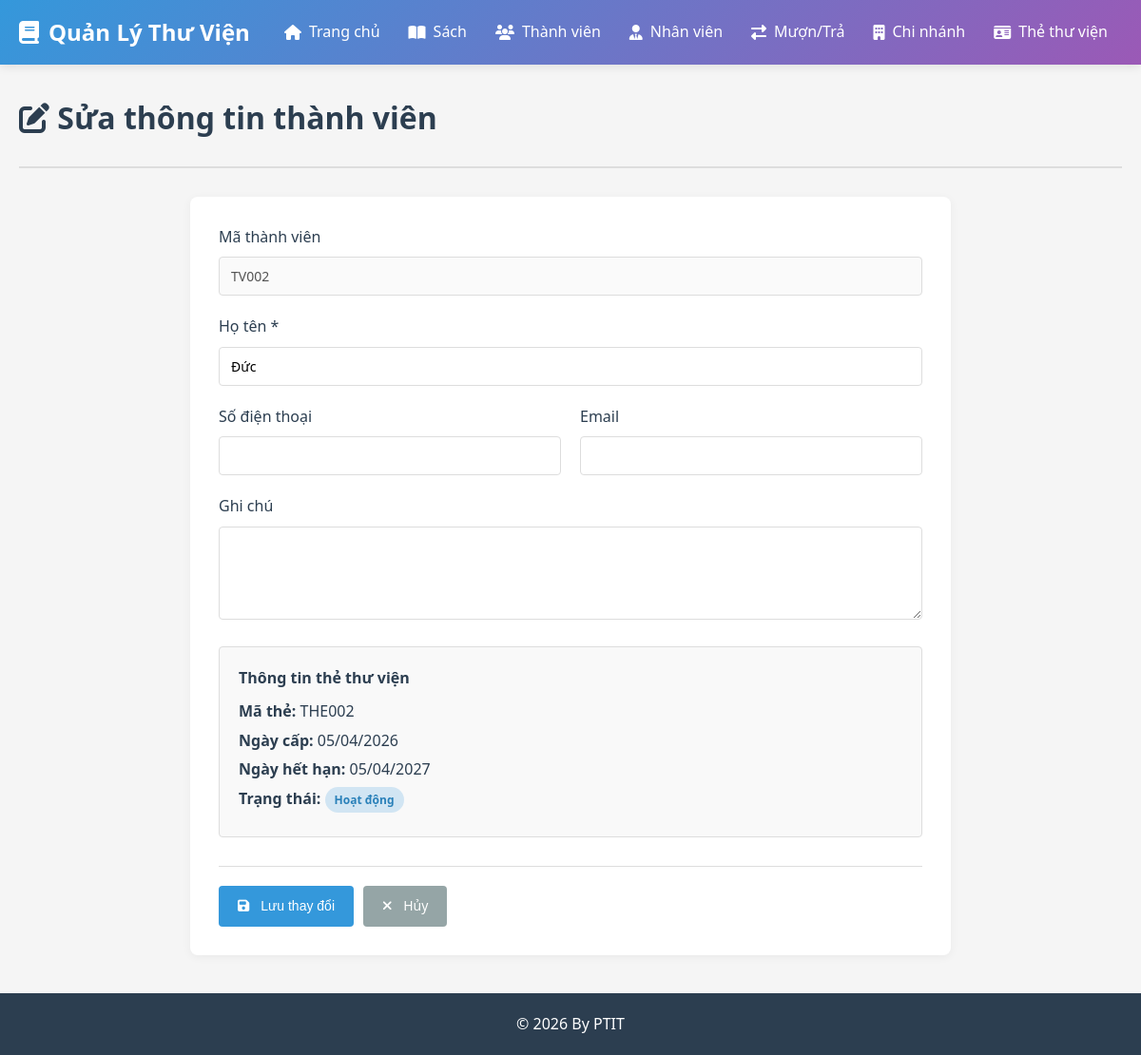
The app's page /thanh-vien/TV002/sua with its own data.
### app/models/__init__.py (models this page shows, shortened)
class ThanhVien(db.Model):
    __tablename__ = 'thanh_vien'
    ma_thanh_vien = db.Column(db.String(10), primary_key=True)
    ho_ten = db.Column(db.String(150), nullable=False)
    sdt = db.Column(db.String(15))
    email = db.Column(db.String(100))
    ngay_dang_ky = db.Column(db.Date, default=datetime.now)
    ghi_chu = db.Column(db.Text)
    is_blacklisted = db.Column(db.Boolean, default=False)
    blacklist_note = db.Column(db.String(255))
    the_thu_vien = db.relationship('TheThuVien', backref='thanh_vien', lazy=True, cascade='all, delete-orphan', uselist=False)
    don_muon = db.relationship('DonMuon', backref='thanh_vien', lazy=True, cascade='all, delete-orphan')

class TheThuVien(db.Model):
    __tablename__ = 'the_thu_vien'
    ma_the = db.Column(db.String(10), primary_key=True)
    ma_thanh_vien = db.Column(db.String(10), db.ForeignKey('thanh_vien.ma_thanh_vien'), nullable=False)
    ngay_cap = db.Column(db.Date, default=datetime.now)
    ngay_het_han = db.Column(db.Date, nullable=False)
    trang_thai = db.Column(db.String(50), default='Hoạt động')  # Hoạt động, Hết hạn, Khóa

### app/routes/__init__.py (the view, shortened to what this page needs)
@bp.route('/thanh-vien/<ma_thanh_vien>/sua', methods=['GET', 'POST'])
def sua_thanh_vien(ma_thanh_vien):
    thanh_vien = db.session.get(ThanhVien, ma_thanh_vien)
    if not thanh_vien:
        flash('Không tìm thấy thành viên', 'danger')
        return redirect(url_for('main.danh_sach_thanh_vien'))
    return render_template('thanh_vien/sua.html', thanh_vien=thanh_vien)

### app/templates/thanh_vien/sua.html (shortened to what this page needs)
{% extends "base.html" %}
{% block content %}
<div class="page-header">
    <h1><i class="fas fa-edit"></i> Sửa thông tin thành viên</h1>
</div>
<div class="form-container">
    <form method="POST" class="form">
        <div class="form-group">
            <label for="ma_thanh_vien">Mã thành viên</label>
            <input type="text" id="ma_thanh_vien" value="{{ thanh_vien.ma_thanh_vien }}" disabled>
        </div>
        <div class="form-group">
            <label for="ho_ten">Họ tên *</label>
            <input type="text" id="ho_ten" name="ho_ten" value="{{ thanh_vien.ho_ten }}" required>
        </div>
        <div class="form-row">
            <div class="form-group">
                <label for="sdt">Số điện thoại</label>
                <input type="tel" id="sdt" name="sdt" value="{{ thanh_vien.sdt or '' }}">
            </div>
            <div class="form-group">
                <label for="email">Email</label>
                <input type="email" id="email" name="email" value="{{ thanh_vien.email or '' }}">
            </div>
        </div>
        <div class="form-group">
            <label for="ghi_chu">Ghi chú</label>
            <textarea id="ghi_chu" name="ghi_chu" rows="4">{{ thanh_vien.ghi_chu or '' }}</textarea>
        </div>
        {% if thanh_vien.the_thu_vien %}
        <div class="info-box">
            <h4>Thông tin thẻ thư viện</h4>
            <p><strong>Mã thẻ:</strong> {{ thanh_vien.the_thu_vien.ma_the }}</p>
            <p><strong>Ngày cấp:</strong> {{ thanh_vien.the_thu_vien.ngay_cap.strftime('%d/%m/%Y') }}</p>
            <p><strong>Ngày hết hạn:</strong> {{ thanh_vien.the_thu_vien.ngay_het_han.strftime('%d/%m/%Y') }}</p>
            <p><strong>Trạng thái:</strong> <span class="badge badge-info">{{ thanh_vien.the_thu_vien.trang_thai }}</span></p>
        </div>
        {% endif %}
        <div class="form-actions">
            <button type="submit" class="btn btn-primary">
                <i class="fas fa-save"></i> Lưu thay đổi
            </button>
            <a href="{{ url_for('main.danh_sach_thanh_vien') }}" class="btn btn-secondary">
                <i class="fas fa-times"></i> Hủy
            </a>
        </div>
    </form>
</div>
{% endblock %}

### app/static/css/style.css (style rules this page uses)
:root { --primary: #3498db; --success: #2ecc71; --danger: #e74c3c; --warning: #f39c12; --info: #9b59b6; --light: #ecf0f1; --dark: #2c3e50; --gray: #95a5a6; --border: #ddd; }
* { margin: 0; padding: 0; box-sizing: border-box; }
body { font-family: 'Segoe UI', Tahoma, Geneva, Verdana, sans-serif; background-color: #f5f5f5; color: var(--dark); line-height: 1.6; }
.page-header { margin-bottom: 30px; padding-bottom: 20px; border-bottom: 2px solid var(--border); }
.page-header h1 { font-size: 32px; margin-bottom: 5px; color: var(--dark); }
.btn { display: inline-block; padding: 10px 20px; border: none; border-radius: 4px; cursor: pointer; text-decoration: none; font-size: 14px; transition: all 0.3s; font-weight: 500; text-align: center; }
.btn i { margin-right: 8px; }
.btn-primary { background: var(--primary); color: white; }
.btn-secondary { background: var(--gray); color: white; }
.form-container { background: white; border-radius: 8px; padding: 30px; box-shadow: 0 2px 10px rgba(0,0,0,0.05); max-width: 800px; margin: 0 auto; }
.form-group { margin-bottom: 20px; }
.form-row { display: grid; grid-template-columns: 1fr 1fr; gap: 20px; }
.form-group label { display: block; margin-bottom: 8px; font-weight: 500; color: var(--dark); }
.form-group input, .form-group select, .form-group textarea { width: 100%; padding: 10px 12px; border: 1px solid var(--border); border-radius: 4px; font-size: 14px; font-family: inherit; transition: border-color 0.3s; }
.form-actions { display: flex; gap: 10px; margin-top: 30px; padding-top: 20px; border-top: 1px solid var(--border); }
.badge { display: inline-block; padding: 4px 10px; border-radius: 20px; font-size: 12px; font-weight: 600; }
.badge-info { background: rgba(52, 152, 219, 0.2); color: #2980b9; }
.info-box { background: #f9f9f9; border: 1px solid var(--border); border-radius: 4px; padding: 20px; margin-bottom: 20px; }
.info-box h4 { margin-bottom: 10px; color: var(--dark); }
.info-box p { margin: 5px 0; }

### records on screen
ThanhVien: ma_thanh_vien "TV002", ho_ten "Đức"
TheThuVien: the_thu_vien.ma_the "THE002", the_thu_vien.ngay_cap "05/04/2026", the_thu_vien.ngay_het_han "05/04/2027", the_thu_vien.trang_thai "Hoạt động"
